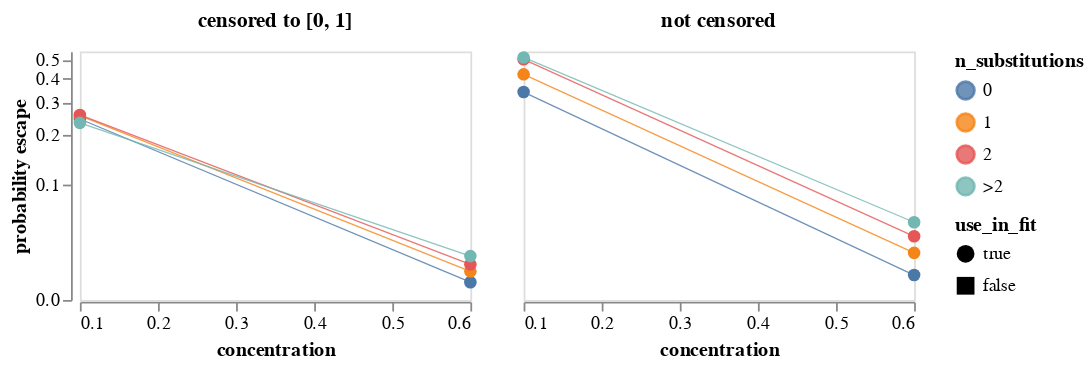

Notebook cell for this chart:
### Markdown cell above
Get mean probability of escape across all variants with the indicated number of mutations.
Note we weight each retained variant equally regardless of how many barcode counts it has.
We plot means for both the censored (set to between 0 and 1)and uncensored prob escape.
Note that the plot uses a symlog scale for the y-axis.
Mouseover points for details.

### Code cell
max_aa_subs = prob_escape_filters["max_aa_subs"]

mean_prob_escape = (
    prob_escape.query("retain")
    .assign(
        n_substitutions=lambda x: (
            x["aa_substitutions"]
            .str.split()
            .map(len)
            .clip(upper=max_aa_subs)
            .map(lambda n: str(n) if n < max_aa_subs else f">{int(max_aa_subs - 1)}")
        ),
        prob_escape_uncensored=lambda x: x["prob_escape_uncensored"].clip(
            upper=prob_escape_filters["clip_uncensored_prob_escape"],
        ),
    )
    .groupby(
        ["sample", "concentration", "use_in_fit", "n_substitutions"], as_index=False
    )
    .aggregate(
        prob_escape=pd.NamedAgg("prob_escape", "mean"),
        prob_escape_uncensored=pd.NamedAgg("prob_escape_uncensored", "mean"),
        n_variants=pd.NamedAgg("barcode", "count"),
    )
    .rename(
        columns={
            "prob_escape": "censored to [0, 1]",
            "prob_escape_uncensored": "not censored",
        }
    )
    .melt(
        id_vars=[
            "sample",
            "concentration",
            "use_in_fit",
            "n_substitutions",
            "n_variants",
        ],
        var_name="censored",
        value_name="probability escape",
    )
)

print(f"Writing mean prob escape for samples used in fit to {prob_escape_mean_csv}")
mean_prob_escape.to_csv(prob_escape_mean_csv, index=False, float_format="%.4g")

mean_prob_escape_chart = (
    alt.Chart(mean_prob_escape)
    .encode(
        x=alt.X("concentration"),
        y=alt.Y(
            "probability escape",
            scale=alt.Scale(type="symlog", constant=0.04),
        ),
        column=alt.Column(
            "censored",
            title=None,
            header=alt.Header(labelFontWeight="bold", labelFontSize=12),
        ),
        color=alt.Color("n_substitutions"),
        tooltip=[
            alt.Tooltip(c, format=".3g") if c == "probability escape" else c
            for c in mean_prob_escape.columns
        ],
        shape=alt.Shape("use_in_fit", scale=alt.Scale(domain=[True, False])),
    )
    .mark_line(point=True, size=0.75, opacity=0.8)
    .properties(width=220, height=140)
    .configure_axis(grid=False)
    .configure_point(size=50)
)

mean_prob_escape_chart

### Figure 1 — Vega-Lite specification as saved in the notebook (floating-point values rounded to 4 significant figures)
{"config": {"view": {"continuousWidth": 300, "continuousHeight": 300}, "axis": {"grid": false}, "point": {"size": 50}}, "data": {"name": "data-9fd1a54a01a2eae12bd544408d921cd2"}, "mark": {"type": "line", "opacity": 0.8, "point": true, "size": 0.75}, "encoding": {"color": {"field": "n_substitutions", "type": "nominal"}, "column": {"field": "censored", "header": {"labelFontSize": 12, "labelFontWeight": "bold"}, "title": null, "type": "nominal"}, "shape": {"field": "use_in_fit", "scale": {"domain": [true, false]}, "type": "nominal"}, "tooltip": [{"field": "sample", "type": "nominal"}, {"field": "concentration", "type": "quantitative"}, {"field": "use_in_fit", "type": "nominal"}, {"field": "n_substitutions", "type": "nominal"}, {"field": "n_variants", "type": "quantitative"}, {"field": "censored", "type": "nominal"}, {"field": "probability escape", "format": ".3g", "type": "quantitative"}], "x": {"field": "concentration", "type": "quantitative"}, "y": {"field": "probability escape", "scale": {"constant": 0.04, "type": "symlog"}, "type": "quantitative"}}, "height": 140, "width": 220, "$schema": "https://vega.github.io/schema/vega-lite/v5.8.0.json", "datasets": {"data-9fd1a54a01a2eae12bd544408d921cd2": [{"sample": "LibA-221115-293T-m102-0.1", "concentration": 0.1, "use_in_fit": true, "n_substitutions": "0", "n_variants": 9042, "censored": "censored to [0, 1]", "probability escape": 0.244}, {"sample": "LibA-221115-293T-m102-0.1", "concentration": 0.1, "use_in_fit": true, "n_substitutions": "1", "n_variants": 45710, "censored": "censored to [0, 1]", "probability escape": 0.2545}, {"sample": "LibA-221115-293T-m102-0.1", "concentration": 0.1, "use_in_fit": true, "n_substitutions": "2", "n_variants": 14677, "censored": "censored to [0, 1]", "probability escape": 0.2567}, {"sample": "LibA-221115-293T-m102-0.1", "concentration": 0.1, "use_in_fit": true, "n_substitutions": ">2", "n_variants": 2441, "censored": "censored to [0, 1]", "probability escape": 0.2323}, {"sample": "LibA-221115-293T-m102-0.6", "concentration": 0.6, "use_in_fit": true, "n_substitutions": "0", "n_variants": 8997, "censored": "censored to [0, 1]", "probability escape": 0.008485}, {"sample": "LibA-221115-293T-m102-0.6", "concentration": 0.6, "use_in_fit": true, "n_substitutions": "1", "n_variants": 45229, "censored": "censored to [0, 1]", "probability escape": 0.01453}, {"sample": "LibA-221115-293T-m102-0.6", "concentration": 0.6, "use_in_fit": true, "n_substitutions": "2", "n_variants": 14411, "censored": "censored to [0, 1]", "probability escape": 0.01883}, {"sample": "LibA-221115-293T-m102-0.6", "concentration": 0.6, "use_in_fit": true, "n_substitutions": ">2", "n_variants": 2399, "censored": "censored to [0, 1]", "probability escape": 0.02432}, {"sample": "LibA-221115-293T-m102-0.1", "concentration": 0.1, "use_in_fit": true, "n_substitutions": "0", "n_variants": 9042, "censored": "not censored", "probability escape": 0.3403}, {"sample": "LibA-221115-293T-m102-0.1", "concentration": 0.1, "use_in_fit": true, "n_substitutions": "1", "n_variants": 45710, "censored": "not censored", "probability escape": 0.4206}, {"sample": "LibA-221115-293T-m102-0.1", "concentration": 0.1, "use_in_fit": true, "n_substitutions": "2", "n_variants": 14677, "censored": "not censored", "probability escape": 0.5018}, {"sample": "LibA-221115-293T-m102-0.1", "concentration": 0.1, "use_in_fit": true, "n_substitutions": ">2", "n_variants": 2441, "censored": "not censored", "probability escape": 0.513}, {"sample": "LibA-221115-293T-m102-0.6", "concentration": 0.6, "use_in_fit": true, "n_substitutions": "0", "n_variants": 8997, "censored": "not censored", "probability escape": 0.01239}, {"sample": "LibA-221115-293T-m102-0.6", "concentration": 0.6, "use_in_fit": true, "n_substitutions": "1", "n_variants": 45229, "censored": "not censored", "probability escape": 0.02661}, {"sample": "LibA-221115-293T-m102-0.6", "concentration": 0.6, "use_in_fit": true, "n_substitutions": "2", "n_variants": 14411, "censored": "not censored", "probability escape": 0.03972}, {"sample": "LibA-221115-293T-m102-0.6", "concentration": 0.6, "use_in_fit": true, "n_substitutions": ">2", "n_variants": 2399, "censored": "not censored", "probability escape": 0.05282}]}}
